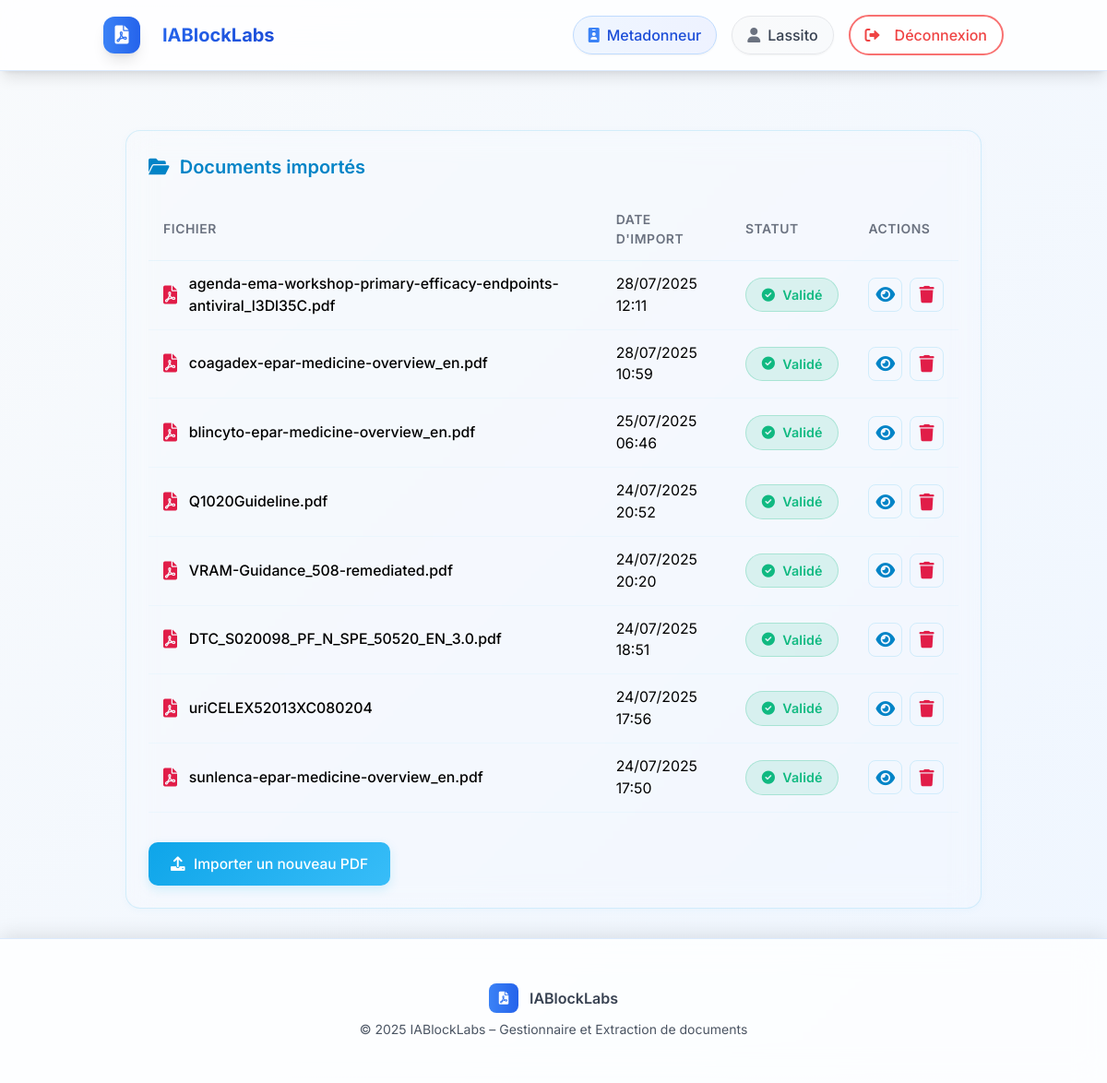
The app's page /documents/ (signed in), older data.
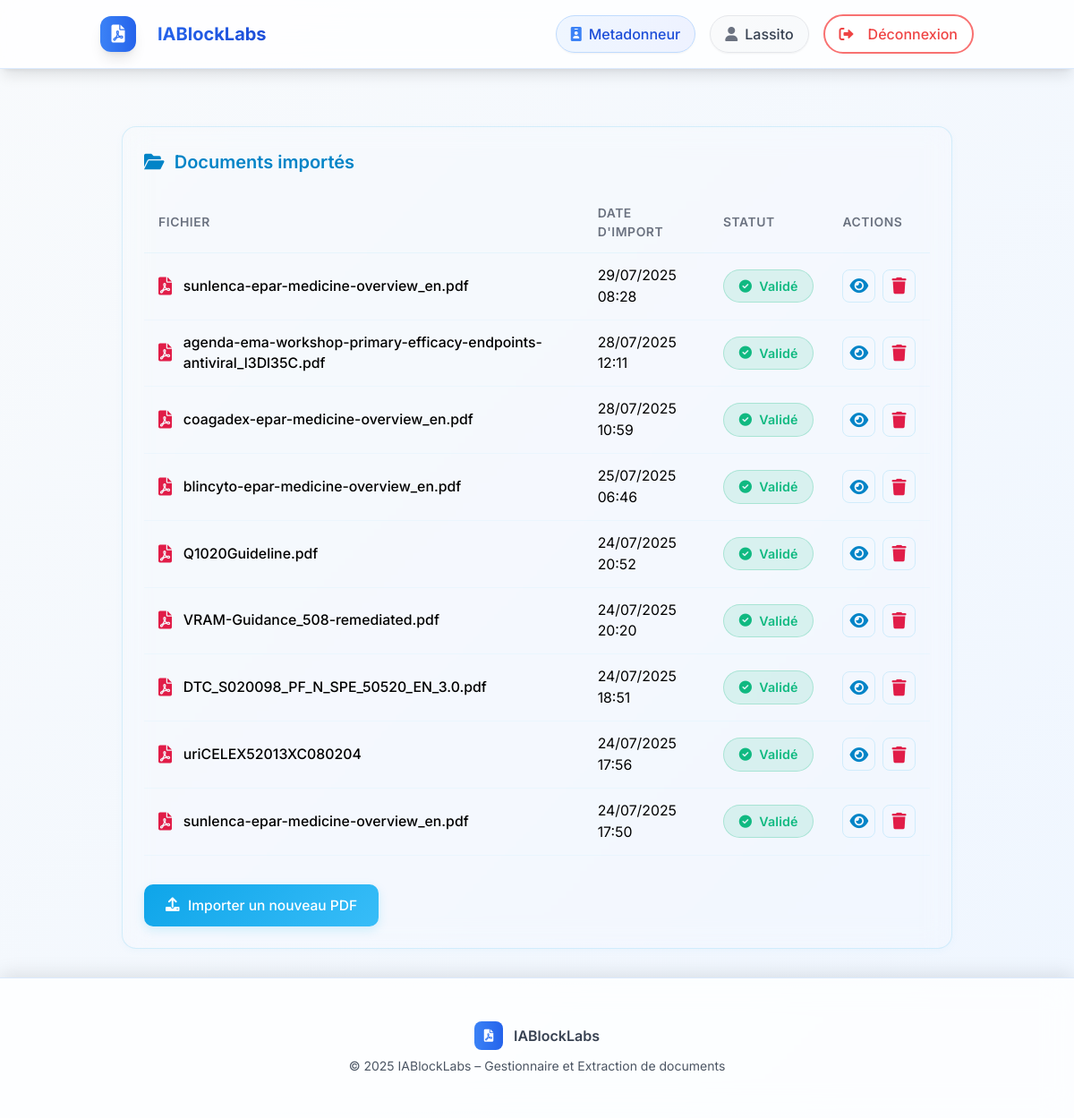
The same page, newer data.
### rawdocs/models.py (models this page shows, shortened)
class RawDocument(models.Model):
    url = models.URLField(help_text="URL d'origine du PDF", blank=True)
    file = models.FileField(upload_to=pdf_upload_to, help_text="Fichier PDF téléchargé")
    created_at = models.DateTimeField(auto_now_add=True)
    owner = models.ForeignKey(
        settings.AUTH_USER_MODEL,
        on_delete=models.CASCADE,
        related_name='raw_documents',
        null=True, blank=True,
        help_text="Utilisateur qui a téléchargé ce document"
    )
    is_validated = models.BooleanField(default=False, help_text="Document validé par un métadonneur")
    validated_at = models.DateTimeField(null=True, blank=True)
    is_ready_for_expert = models.BooleanField(default=False, help_text="Document prêt pour révision expert")
    expert_ready_at = models.DateTimeField(null=True, blank=True,
                                           help_text="Date à laquelle le document est devenu prêt pour l'expert")
    total_pages = models.IntegerField(default=0, help_text="Nombre total de pages")
    pages_extracted = models.BooleanField(default=False, help_text="Pages extraites individuellement")
    title = models.TextField(blank=True, help_text="Titre du document")
    doc_type = models.CharField("Type", max_length=100, blank=True, help_text="Type du document (guide, rapport…)")
    publication_date = models.CharField(max_length=100, blank=True, help_text="Date de publication")
    version = models.CharField(max_length=50, blank=True, help_text="Version extraite")
    source = models.CharField(max_length=255, blank=True, help_text="Organisation émettrice (EMA, FDA…)")
    context = models.TextField(blank=True, help_text="Contexte extrait (2 phrases max)")
    country = models.CharField(max_length=100, blank=True, help_text="Pays détecté (GPE ou TLD)")
    language = models.CharField(max_length=10, blank=True, help_text="Langue détectée (fr, en…)")
    url_source = models.URLField(blank=True, help_text="URL d'origine pour référence")

### rawdocs/views.py (the view)
# urls.py: path('documents/', views.document_list, name='document_list'),
@login_required(login_url='rawdocs:login')
@user_passes_test(is_metadonneur)
def document_list(request):
    docs = RawDocument.objects.filter(owner=request.user).order_by('-created_at')
    for d in docs:
        d.basename = os.path.basename(d.file.name)
    return render(request, 'rawdocs/document_list.html', {'documents': docs})

### rawdocs/templatetags/rawdocs_extras.py (called while the page is built)
@register.filter
def basename(value):
    return os.path.basename(value)

### rawdocs/views.py (called while the page is built)
def is_metadonneur(user):
    return user.groups.filter(name="Metadonneur").exists()

### templates/rawdocs/document_list.html (shortened to what this page needs)
{% extends "base.html" %}
{% load rawdocs_extras %}
{% block content %}
<div class="dashboard-container">
    <div class="card">
        <h2 class="card-title">
            <i class="fas fa-folder-open"></i>
            Documents importés
        </h2>
        {% if documents %}
            <div class="overflow-x-auto" style="overflow-x:auto;">
                <table class="table">
                    <thead>
                        <tr>
                            <th>Fichier</th>
                            <th>Date d'import</th>
                            <th>Statut</th>
                            <th>Actions</th>
                        </tr>
                    </thead>
                    <tbody>
                        {% for doc in documents %}
                        <tr>
                            <td>
                                <div class="filename">
                                    <i class="fas fa-file-pdf"></i>
                                    {{ doc.file.name|basename }}
                                </div>
                            </td>
                            <td>{{ doc.created_at|date:"d/m/Y H:i" }}</td>
                            <td>
                                {% if doc.is_refused %}
                                    <span class="badge refused">
                                        <i class="fas fa-times-circle"></i> Refusé
                                    </span>
                                {% elif doc.requires_correction %}
                                    <span class="badge correction">
                                        <i class="fas fa-bell"></i> Correction requise
                                    </span>
                                {% elif doc.is_validated %}
                                    <span class="badge validated">
                                        <i class="fas fa-check-circle"></i> Validé
                                    </span>
                                {% else %}
                                    <span class="badge pending">
                                        <i class="fas fa-clock"></i> En attente
                                    </span>
                                {% endif %}
                            </td>
                            <td>
                                <div class="table-actions">
                                    <a href="{% url 'rawdocs:edit_metadata' doc.id %}"
                                       class="action-btn view"
                                       aria-label="Voir ou éditer les métadonnées"
                                       title="Voir / éditer les métadonnées">
                                        <i class="fas fa-eye"></i>
                                    </a>
                                    <form method="post"
                                          action="{% url 'rawdocs:document_delete' doc.id %}"
                                          class="inline" style="display:inline;">
                                        <button type="submit"
                                                class="action-btn delete"
                                                aria-label="Supprimer"
                                                title="Supprimer"
                                                onclick="return confirm('Êtes-vous sûr de vouloir supprimer ce document ?');">
                                            <i class="fas fa-trash"></i>
                                        </button>
                                    </form>
                                </div>
                            </td>
                        </tr>
                        {% endfor %}
                    </tbody>
                </table>
            </div>
        {% endif %}
        <div class="mt-6" style="margin-top:2rem;">
            <a href="{% url 'rawdocs:upload' %}"
               class="btn btn-primary">
                <i class="fas fa-upload"></i> Importer un nouveau PDF
            </a>
        </div>
    </div>
</div>
{% endblock %}

Row changes from the older to the newer data that the page shows:
added RawDocument: file.name|basename "sunlenca-epar-medicine-overview_en.pdf", created_at "29/07/2025 08:28", is_validated True (drawn)
